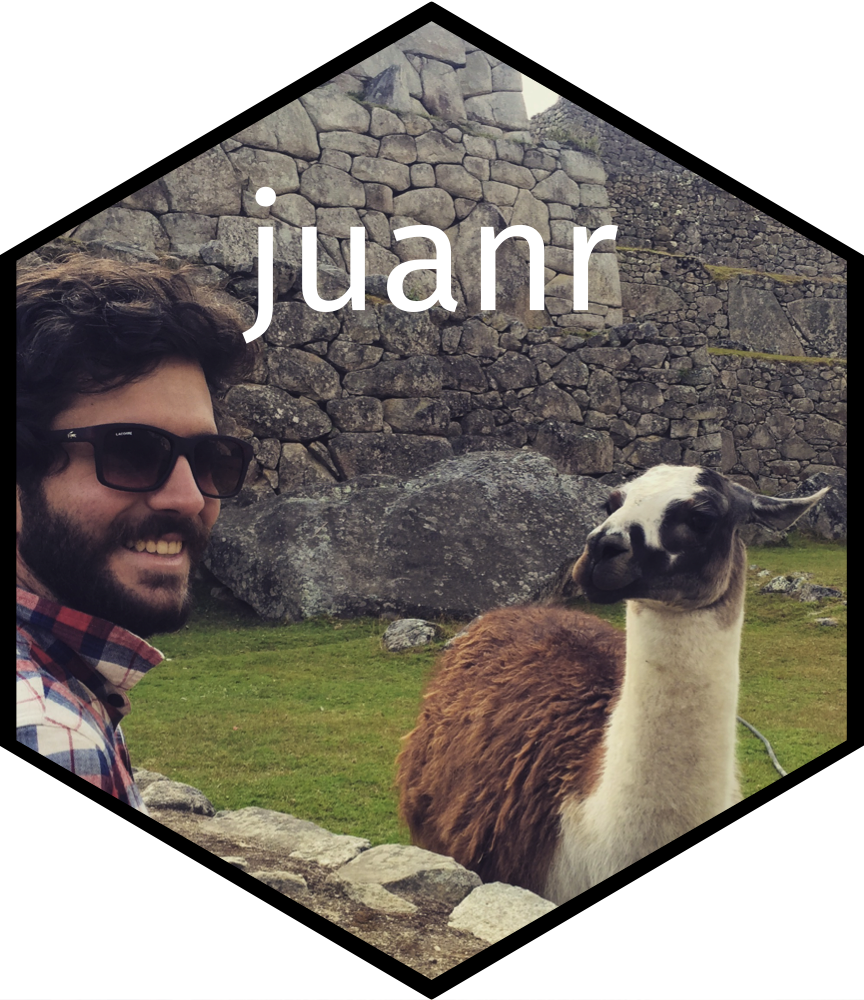

R code for this plot:
## load libraries
library(ggplot2)
library(hrbrthemes)
library(hexSticker)
library(viridis)
library(scales)
library(showtext)


## Loading Google fonts (http://www.google.com/fonts)
font_add_google("Fira Sans")
## Automatically use showtext to render text for future devices
showtext_auto()



# dubois
library(cowplot)

ggdraw() +
  draw_image(
    "/Users/juan/Dropbox/personal/Website pics/IMG_2255.jpg",
    scale = 1,
    y = .1
  ) -> p


sticker(p, package="juanr",h_fill = 'white',h_color = 'black',
        p_size=8, s_x=1.1, s_y=.7, s_width=2.2, s_height=2.2,
        p_x = 1, p_y = 1.5,
        p_family = "Fira Sans", p_color = 'white', dpi = 500,
        white_around_sticker = TRUE,
        filename = 'temp/sticker.png')
